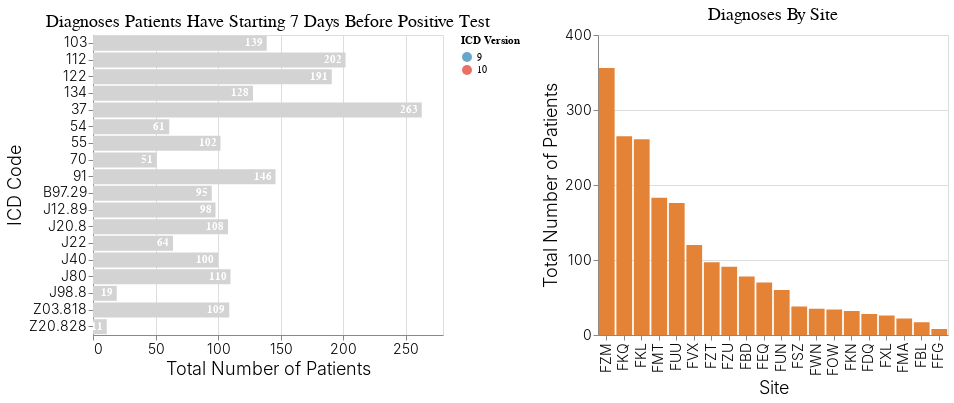

Source (notebook cell):
### Code cell
# Mouseover effect
mouseover = alt.selection(type='single', on='mouseover', fields=[siteid], nearest=False)

# Base bar chart
base = alt.Chart(df).mark_bar().encode(
    x=alt.X(f"sum({num_patients}):Q", title="Total Number of Patients", axis=alt.Axis(tickCount=5)),
    y=alt.Y(f"{icd_code}:N", title="ICD Code"),
    color=alt.value("lightgray")
).transform_filter(
    # Do not show uncertain data
    alt.FieldGTEPredicate(field=num_patients, gte=0)
).properties(
    title="Diagnoses Patients Have Starting 7 Days Before Positive Test",
    width=350,
    height=300
)

# Text label
text = base.mark_text(align='right', baseline='middle', dx=-4, fontWeight="bold").encode(
    text=f"sum({num_patients}):Q",
    color=alt.value("white")
)

# Highlight selected site id
hl = base.encode(
    color=alt.Color(icd_version + ":N", scale=icd_color_scale, title="ICD Version")
).transform_filter(mouseover)

text_hl = hl.mark_text(align='left', baseline='middle', dx=4, fontWeight="bold").encode(
    text=f"sum({num_patients}):Q"
)

# Chart for total by site ID
chart_by_siteid = alt.Chart(df).mark_bar().encode(
    y=alt.Y(f"sum({num_patients}):Q", title="Total Number of Patients", axis=alt.Axis(tickCount=5)),
    x=alt.X(f"{siteid}:N", title="Site", sort="-y"),
    color=alt.condition(~mouseover, alt.value("rgb(244, 208, 75)"), alt.value("#E48236"))
).transform_filter(
    # Do not show uncertain data
    alt.FieldGTEPredicate(field=num_patients, gte=0)
).properties(
    title="Diagnoses By Site",
    width=350,
    height=300
).add_selection(
    mouseover
)

chart = apply_theme(
    ((base + text + hl + text_hl) | chart_by_siteid)
).resolve_scale("independent")
        
chart

### Figure 1 — Vega-Lite specification as saved in the notebook (floating-point values rounded to 4 significant figures; data arrays with more than 128 entries replaced by an {"elided": "..."} marker saying what was removed)
{"config": {"view": {"continuousWidth": 400, "continuousHeight": 300}, "axis": {"labelFontSize": 14, "labelFontWeight": 300, "titleFontSize": 18, "titleFontWeight": 300}, "title": {"anchor": "middle", "fontSize": 18, "fontWeight": 400}}, "hconcat": [{"layer": [{"mark": "bar", "encoding": {"color": {"value": "lightgray"}, "x": {"type": "quantitative", "aggregate": "sum", "axis": {"tickCount": 5}, "field": "num_patients", "title": "Total Number of Patients"}, "y": {"type": "nominal", "field": "icd_code", "title": "ICD Code"}}, "height": 300, "title": "Diagnoses Patients Have Starting 7 Days Before Positive Test", "transform": [{"filter": {"field": "num_patients", "gte": 0}}], "width": 350}, {"mark": {"type": "text", "align": "right", "baseline": "middle", "dx": -4, "fontWeight": "bold"}, "encoding": {"color": {"value": "white"}, "text": {"type": "quantitative", "aggregate": "sum", "field": "num_patients"}, "x": {"type": "quantitative", "aggregate": "sum", "axis": {"tickCount": 5}, "field": "num_patients", "title": "Total Number of Patients"}, "y": {"type": "nominal", "field": "icd_code", "title": "ICD Code"}}, "height": 300, "title": "Diagnoses Patients Have Starting 7 Days Before Positive Test", "transform": [{"filter": {"field": "num_patients", "gte": 0}}], "width": 350}, {"mark": "bar", "encoding": {"color": {"type": "nominal", "field": "icd_version", "scale": {"domain": ["9", "10"], "range": ["#69A6CE", "#EB6F63"]}, "title": "ICD Version"}, "x": {"type": "quantitative", "aggregate": "sum", "axis": {"tickCount": 5}, "field": "num_patients", "title": "Total Number of Patients"}, "y": {"type": "nominal", "field": "icd_code", "title": "ICD Code"}}, "height": 300, "title": "Diagnoses Patients Have Starting 7 Days Before Positive Test", "transform": [{"filter": {"field": "num_patients", "gte": 0}}, {"filter": {"selection": "selector004"}}], "width": 350}, {"mark": {"type": "text", "align": "left", "baseline": "middle", "dx": 4, "fontWeight": "bold"}, "encoding": {"color": {"type": "nominal", "field": "icd_version", "scale": {"domain": ["9", "10"], "range": ["#69A6CE", "#EB6F63"]}, "title": "ICD Version"}, "text": {"type": "quantitative", "aggregate": "sum", "field": "num_patients"}, "x": {"type": "quantitative", "aggregate": "sum", "axis": {"tickCount": 5}, "field": "num_patients", "title": "Total Number of Patients"}, "y": {"type": "nominal", "field": "icd_code", "title": "ICD Code"}}, "height": 300, "title": "Diagnoses Patients Have Starting 7 Days Before Positive Test", "transform": [{"filter": {"field": "num_patients", "gte": 0}}, {"filter": {"selection": "selector004"}}], "width": 350}]}, {"mark": "bar", "encoding": {"color": {"condition": {"value": "rgb(244, 208, 75)", "selection": {"not": "selector004"}}, "value": "#E48236"}, "x": {"type": "nominal", "field": "siteid", "sort": "-y", "title": "Site"}, "y": {"type": "quantitative", "aggregate": "sum", "axis": {"tickCount": 5}, "field": "num_patients", "title": "Total Number of Patients"}}, "height": 300, "selection": {"selector004": {"type": "single", "on": "mouseover", "fields": ["siteid"], "nearest": false}}, "title": "Diagnoses By Site", "transform": [{"filter": {"field": "num_patients", "gte": 0}}], "width": 350}], "data": {"name": "data-9d259f0b4dcb10621dde710c8804456d"}, "resolve": {"scale": {"color": "independent"}}, "$schema": "https://vega.github.io/schema/vega-lite/v4.0.2.json", "datasets": {"data-9d259f0b4dcb10621dde710c8804456d": {"elided": "182 records"}}}
